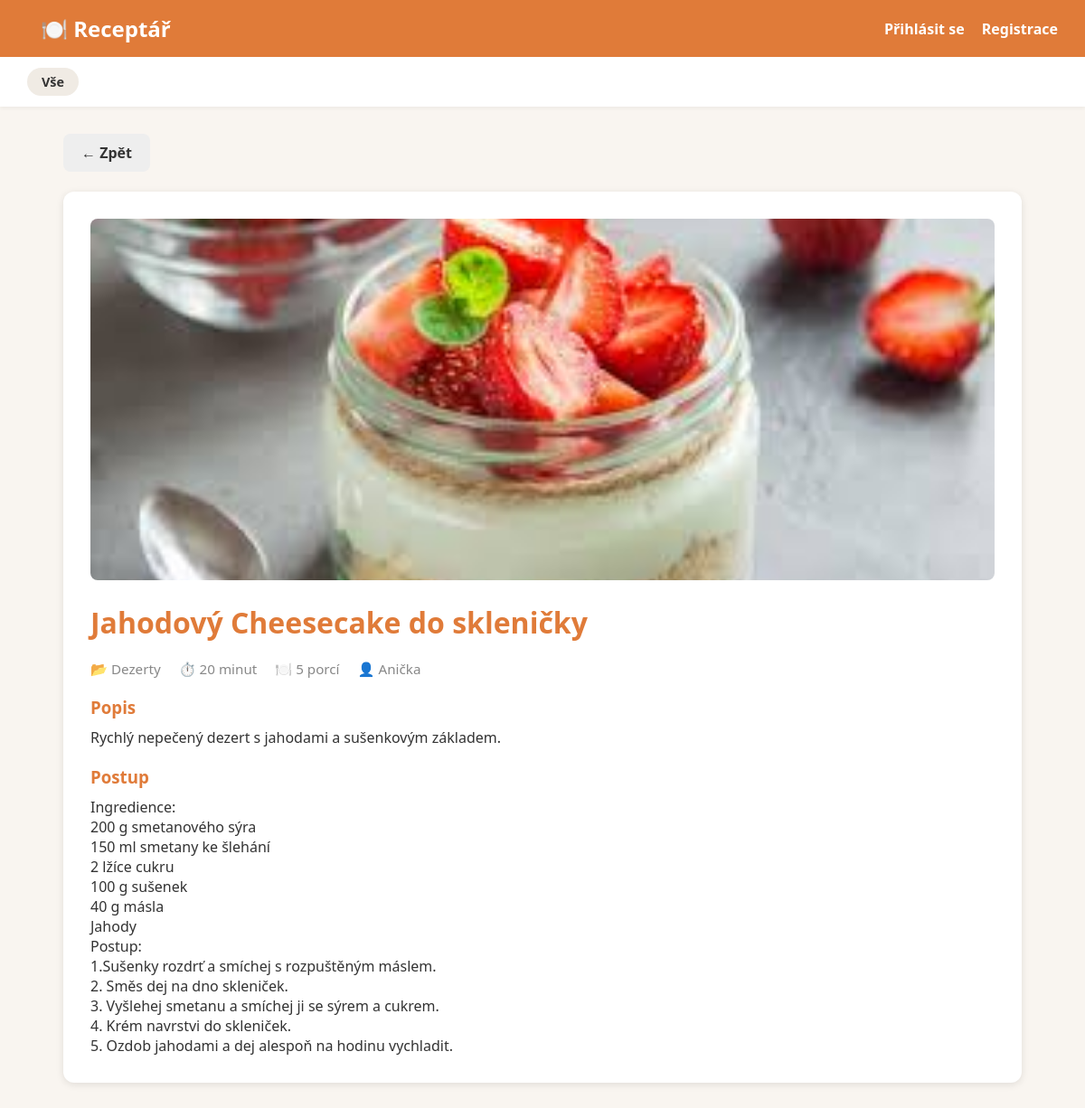
The app's page /recept/4/ with its own data.
### recepty/models.py (models this page shows, shortened)
class Recept(models.Model):
    nazev = models.CharField(max_length=200)
    popis = models.TextField()
    postup = models.TextField()
    doba_pripravy = models.IntegerField(help_text="Čas v minutách")
    pocet_porci = models.IntegerField()
    kategorie = models.ForeignKey(Kategorie, on_delete=models.SET_NULL, null=True)
    autor = models.ForeignKey(User, on_delete=models.CASCADE)
    fotka = models.ImageField(upload_to='recepty/', blank=True, null=True)
    datum_pridani = models.DateTimeField(auto_now_add=True)

class Kategorie(models.Model):
    nazev = models.CharField(max_length=100)
    def __str__(self):
        return self.nazev

### recepty/views.py (the view)
# urls.py: path('recept/<int:pk>/', views.detail_receptu, name='detail'),
def detail_receptu(request, pk):
    recept = get_object_or_404(Recept, pk=pk)
    return render(request, 'recepty/detail.html', {'recept': recept})

### templates/recepty/detail.html (shortened to what this page needs)
{% extends 'recepty/base.html' %}
{% block content %}
    <a href="{% url 'seznam' %}" class="btn btn-secondary">← Zpět</a>
    <br><br>
    <div class="detail-container">
        {% if recept.fotka %}
            <img src="{{ recept.fotka.url }}" alt="{{ recept.nazev }}">
        {% endif %}
        <h1>{{ recept.nazev }}</h1>
        <div class="detail-meta">
            <span>📂 {{ recept.kategorie }}</span>
            <span>⏱️ {{ recept.doba_pripravy }} minut</span>
            <span>🍽️ {{ recept.pocet_porci }} porcí</span>
            <span>👤 {{ recept.autor }}</span>
        </div>
        <h3>Popis</h3>
        <p>{{ recept.popis }}</p>
        <h3>Postup</h3>
        <p>{{ recept.postup|linebreaks }}</p> <! -- linebreak dá řádky na odstavce -->
    </div>
{% endblock %}

### static/css/style.css (style rules this page uses)
* { margin: 0; padding: 0; box-sizing: border-box; }
body { font-family: 'Segoe UI', sans-serif; background-color: #f9f5f0; color: #333; }
h1 { font-size: 2rem; margin-bottom: 20px; color: #e07b39; }
.btn { display: inline-block; padding: 10px 20px; border-radius: 8px; text-decoration: none; font-weight: bold; cursor: pointer; border: none; font-size: 1rem; }
.btn-secondary { background-color: #eee; color: #333; }
.detail-container { background: white; padding: 30px; border-radius: 12px; box-shadow: 0 2px 8px rgba(0,0,0,0.1); }
.detail-container img { width: 100%; max-height: 400px; object-fit: cover; border-radius: 8px; margin-bottom: 20px; }
.detail-meta { display: flex; gap: 20px; color: #888; margin-bottom: 20px; font-size: 0.95rem; }
.detail-container h3 { color: #e07b39; margin: 20px 0 10px; }

### records on screen
Recept: fotka (picture), nazev "Jahodový Cheesecake do skleničky", kategorie "Dezerty", doba_pripravy "20", pocet_porci "5", autor "Anička", popis "Rychlý nepečený dezert s jahodami a sušenkovým základem.", postup "Ingredience: 200 g smetanového sýra 150 ml smetany ke šlehání 2 lžíce cukru 100 g sušenek 40 g másla Jahody Postup: 1.Sušenky rozdrť a smíchej s rozpuštěným máslem. 2. Směs dej na dno skleniček. 3. Vyšlehej smetanu a smíchej ji se sýrem a cukrem. 4. Krém navrstvi do skleniček. 5. Ozdob jahodami a dej alespoň na hodinu vychladit."
